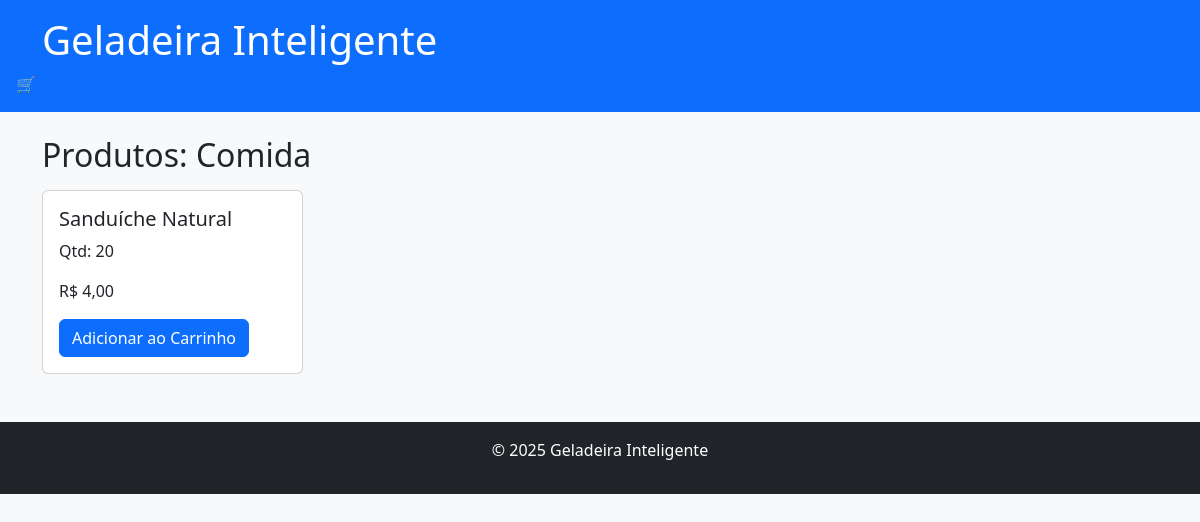
The app's page /estoque/categoria/comida/ with its own data.
### estoque/models.py (models this page shows, shortened)
class item(models.Model):
    produto = models.CharField(max_length=100)
    quantidade = models.IntegerField()
    valor = models.DecimalField(max_digits=8, decimal_places=2)
    CATEGORIAS = [
        ('bebida', 'Bebida'),
        ('comida', 'Comida'),
    ]
    categoria = models.CharField(max_length=10, choices=CATEGORIAS)

### estoque/views.py (the view)
# urls.py: path('categoria/<str:categoria>/', views.listar_por_categoria, name='listar_por_categoria'),
def listar_por_categoria(request, categoria):
    produtos = item.objects.filter(categoria=categoria)
    return render(request, 'estoque/listar_produtos.html', {'produtos': produtos, 'categoria': categoria})

### estoque/templates/estoque/listar_produtos.html (shortened to what this page needs)
{% extends "base.html" %}
{% load static %}
{% block content %}
<h2 class="mb-3">Produtos: {{ categoria|capfirst }}</h2>
<div class="row">
    {% for produto in produtos %}
    <div class="col-md-3 mb-4">
        <div class="card h-100">
            <div class="card-body">
                <h5 class="card-title">{{ produto.produto }}</h5>
                <p>Qtd: {{ produto.quantidade }}</p>
                <p>R$ {{ produto.valor }}</p>
                <button
                    class="btn-adicionar btn btn-primary"
                    data-id="{{ produto.id }}"
                    data-nome="{{ produto.produto }}"
                    data-estoque="{{ produto.quantidade }}">
                    Adicionar ao Carrinho
                </button>
            </div>
        </div>
    </div>
    {% empty %}
    <p>Nenhum produto disponível nesta categoria.</p>
    {% endfor %}
</div>
{% endblock %}

### records on screen
item: categoria "Comida", produto "Sanduíche Natural", quantidade "20", valor "4,00"
